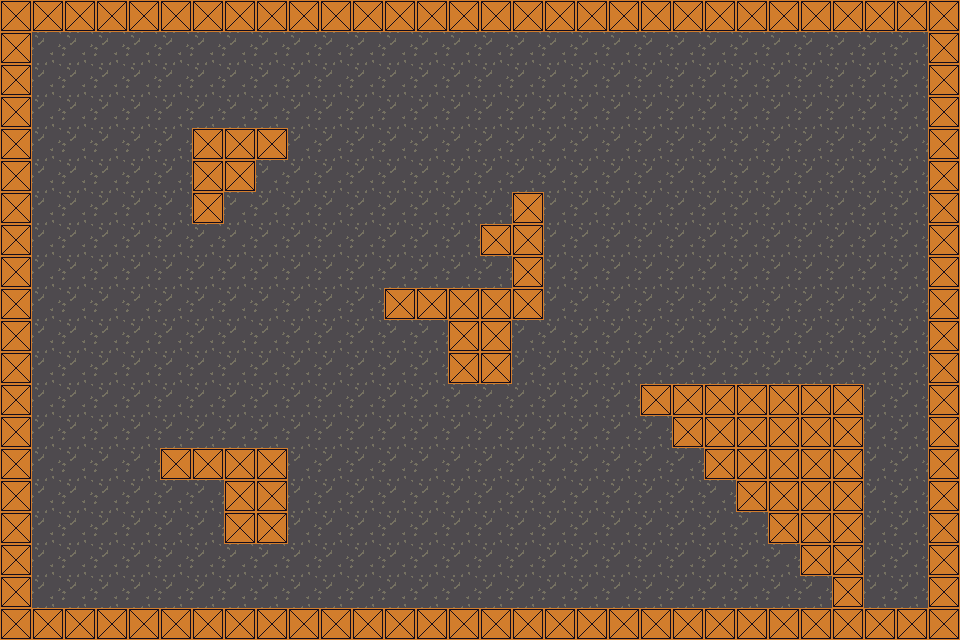

This game map was drawn from its Tiled (.tmx) file and the tilesets committed beside it. A one-line description and the full map source follow:
An orthogonal 30x20 tile map with 32x32 px tiles, 1 tile layer (ground), 1 hidden layer not drawn.

<map version="1.0" orientation="orthogonal" renderorder="right-down" width="30" height="20" tilewidth="32" tileheight="32" nextobjectid="1">
 <tileset firstgid="1" name="map_01" tilewidth="32" tileheight="32" tilecount="8" columns="8">
  <image source="map_01.png" width="256" height="32" />
  <tile id="1">
   <properties>
    <property name="walkable" value="" />
   </properties>
  </tile>
  <tile id="2">
   <properties>
    <property name="collider" value="" />
   </properties>
  </tile>
 </tileset>
 <layer name="ground" width="30" height="20">
  <data encoding="csv">
3,3,3,3,3,3,3,3,3,3,3,3,3,3,3,3,3,3,3,3,3,3,3,3,3,3,3,3,3,3,
3,2,2,2,2,2,2,2,2,2,2,2,2,2,2,2,2,2,2,2,2,2,2,2,2,2,2,2,2,3,
3,2,2,2,2,2,2,2,2,2,2,2,2,2,2,2,2,2,2,2,2,2,2,2,2,2,2,2,2,3,
3,2,2,2,2,2,2,2,2,2,2,2,2,2,2,2,2,2,2,2,2,2,2,2,2,2,2,2,2,3,
3,2,2,2,2,2,3,3,3,2,2,2,2,2,2,2,2,2,2,2,2,2,2,2,2,2,2,2,2,3,
3,2,2,2,2,2,3,3,2,2,2,2,2,2,2,2,2,2,2,2,2,2,2,2,2,2,2,2,2,3,
3,2,2,2,2,2,3,2,2,2,2,2,2,2,2,2,3,2,2,2,2,2,2,2,2,2,2,2,2,3,
3,2,2,2,2,2,2,2,2,2,2,2,2,2,2,3,3,2,2,2,2,2,2,2,2,2,2,2,2,3,
3,2,2,2,2,2,2,2,2,2,2,2,2,2,2,2,3,2,2,2,2,2,2,2,2,2,2,2,2,3,
3,2,2,2,2,2,2,2,2,2,2,2,3,3,3,3,3,2,2,2,2,2,2,2,2,2,2,2,2,3,
3,2,2,2,2,2,2,2,2,2,2,2,2,2,3,3,2,2,2,2,2,2,2,2,2,2,2,2,2,3,
3,2,2,2,2,2,2,2,2,2,2,2,2,2,3,3,2,2,2,2,2,2,2,2,2,2,2,2,2,3,
3,2,2,2,2,2,2,2,2,2,2,2,2,2,2,2,2,2,2,2,3,3,3,3,3,3,3,2,2,3,
3,2,2,2,2,2,2,2,2,2,2,2,2,2,2,2,2,2,2,2,2,3,3,3,3,3,3,2,2,3,
3,2,2,2,2,3,3,3,3,2,2,2,2,2,2,2,2,2,2,2,2,2,3,3,3,3,3,2,2,3,
3,2,2,2,2,2,2,3,3,2,2,2,2,2,2,2,2,2,2,2,2,2,2,3,3,3,3,2,2,3,
3,2,2,2,2,2,2,3,3,2,2,2,2,2,2,2,2,2,2,2,2,2,2,2,3,3,3,2,2,3,
3,2,2,2,2,2,2,2,2,2,2,2,2,2,2,2,2,2,2,2,2,2,2,2,2,3,3,2,2,3,
3,2,2,2,2,2,2,2,2,2,2,2,2,2,2,2,2,2,2,2,2,2,2,2,2,2,3,2,2,3,
3,3,3,3,3,3,3,3,3,3,3,3,3,3,3,3,3,3,3,3,3,3,3,3,3,3,3,3,3,3
</data>
 </layer>
 <layer name="collision" width="30" height="20" visible="0" opacity="0.39">
  <data encoding="csv">
1,1,1,1,1,1,1,1,1,1,1,1,1,1,1,1,1,1,1,1,1,1,1,1,1,1,1,1,1,1,
1,0,0,0,0,0,0,0,0,0,0,0,0,0,0,0,0,0,0,0,0,0,0,0,0,0,0,0,0,1,
1,0,0,0,0,0,0,0,0,0,0,0,0,0,0,0,0,0,0,0,0,0,0,0,0,0,0,0,0,1,
1,0,0,0,0,0,0,0,0,0,0,0,0,0,0,0,0,0,0,0,0,0,0,0,0,0,0,0,0,1,
1,0,0,0,0,0,1,1,1,0,0,0,0,0,0,0,0,0,0,0,0,0,0,0,0,0,0,0,0,1,
1,0,0,0,0,0,1,1,0,0,0,0,0,0,0,0,0,0,0,0,0,0,0,0,0,0,0,0,0,1,
1,0,0,0,0,0,1,0,0,0,0,0,0,0,0,0,1,0,0,0,0,0,0,0,0,0,0,0,0,1,
1,0,0,0,0,0,0,0,0,0,0,0,0,0,0,1,1,0,0,0,0,0,0,0,0,0,0,0,0,1,
1,0,0,0,0,0,0,0,0,0,0,0,0,0,0,0,1,0,0,0,0,0,0,0,0,0,0,0,0,1,
1,0,0,0,0,0,0,0,0,0,0,0,1,1,1,1,1,0,0,0,0,0,0,0,0,0,0,0,0,1,
1,0,0,0,0,0,0,0,0,0,0,0,0,0,1,1,0,0,0,0,0,0,0,0,0,0,0,0,0,1,
1,0,0,0,0,0,0,0,0,0,0,0,0,0,1,1,0,0,0,0,0,0,0,0,0,0,0,0,0,1,
1,0,0,0,0,0,0,0,0,0,0,0,0,0,0,0,0,0,0,0,1,1,1,1,1,1,1,0,0,1,
1,0,0,0,0,0,0,0,0,0,0,0,0,0,0,0,0,0,0,0,0,1,1,1,1,1,1,0,0,1,
1,0,0,0,0,1,1,1,1,0,0,0,0,0,0,0,0,0,0,0,0,0,1,1,1,1,1,0,0,1,
1,0,0,0,0,0,0,1,1,0,0,0,0,0,0,0,0,0,0,0,0,0,0,1,1,1,1,0,0,1,
1,0,0,0,0,0,0,1,1,0,0,0,0,0,0,0,0,0,0,0,0,0,0,0,1,1,1,0,0,1,
1,0,0,0,0,0,0,0,0,0,0,0,0,0,0,0,0,0,0,0,0,0,0,0,0,1,1,0,0,1,
1,0,0,0,0,0,0,0,0,0,0,0,0,0,0,0,0,0,0,0,0,0,0,0,0,0,1,0,0,1,
1,1,1,1,1,1,1,1,1,1,1,1,1,1,1,1,1,1,1,1,1,1,1,1,1,1,1,1,1,1
</data>
 </layer>
</map>